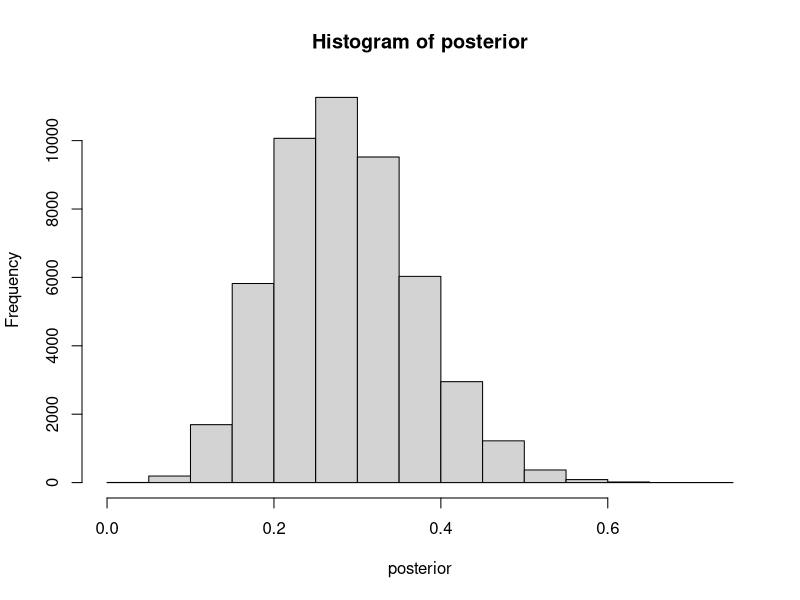
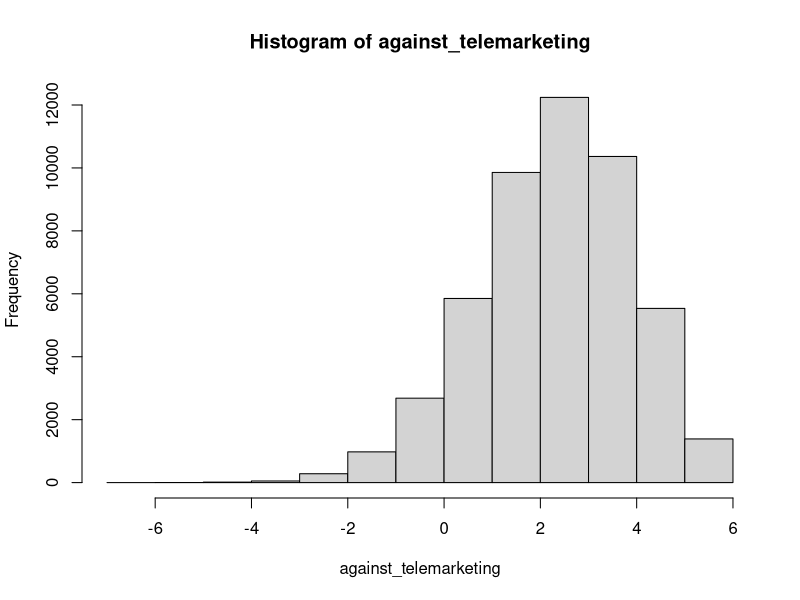
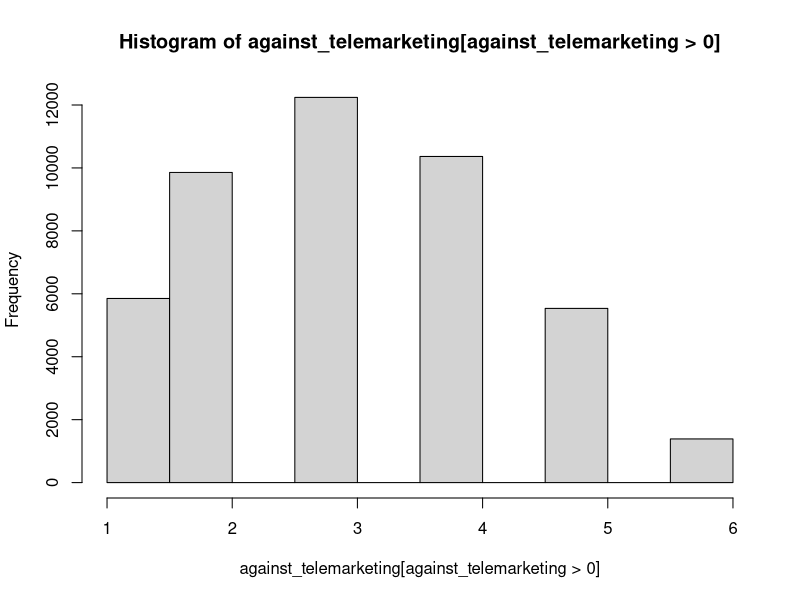
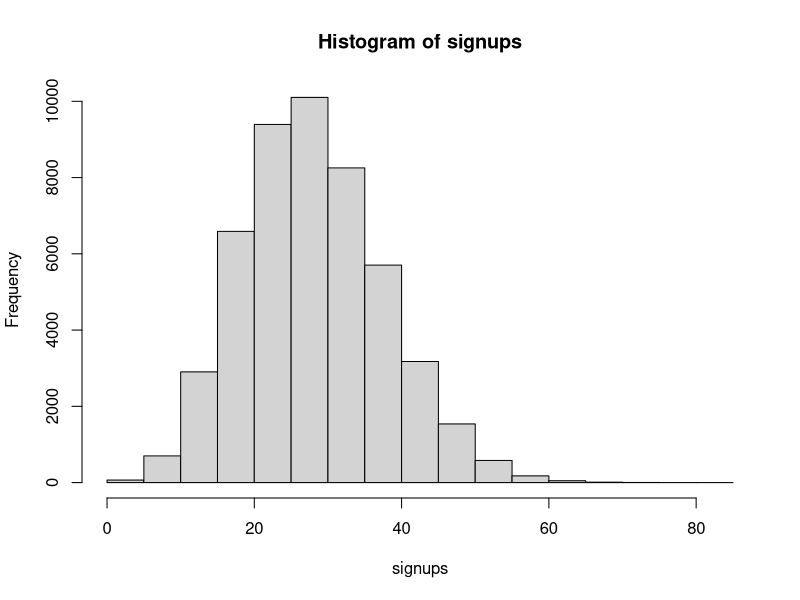

Recreate these plots in R, in order.

m_observed <- 16
observed_success <- 6


n_draws <- 1000000

prior <- rbeta(n_draws, 2, 10)

#hist(prior)


generative_model <- rbinom

sime_data <- rep(NA, n_draws)

for(i in 1:n_draws){
  sime_data[i] <- generative_model(1, m_observed, prior[i])
}


posterior <- prior[sime_data == observed_success]

post_results <- sime_data[sime_data == observed_success]

print(length(post_results))

hist(posterior)
length(posterior)

median(posterior)
quantile(posterior, c(0.025, 0.975))

telemarketing <- rbinom(length(post_results), m_observed, 0.2)

print(telemarketing)
print(length(telemarketing))
print(length(post_results))

against_telemarketing <- post_results - telemarketing

print(length(against_telemarketing))
print(length(posterior))

print(against_telemarketing)

count <- 0
for(num in against_telemarketing){
  if(num > 0){
    count <- count +1
  }
}
print(count)

hist(against_telemarketing)

hist(against_telemarketing[against_telemarketing > 0])

length(against_telemarketing[against_telemarketing > 0])

length(against_telemarketing)

print(length(against_telemarketing[against_telemarketing > 0])/length(against_telemarketing))

sum(posterior > 0.2) / length(posterior)



signups <- rbinom(n = length(posterior), size = 100, prob = posterior)

hist(signups)

quantile(signups, c(0.025, 0.975))

